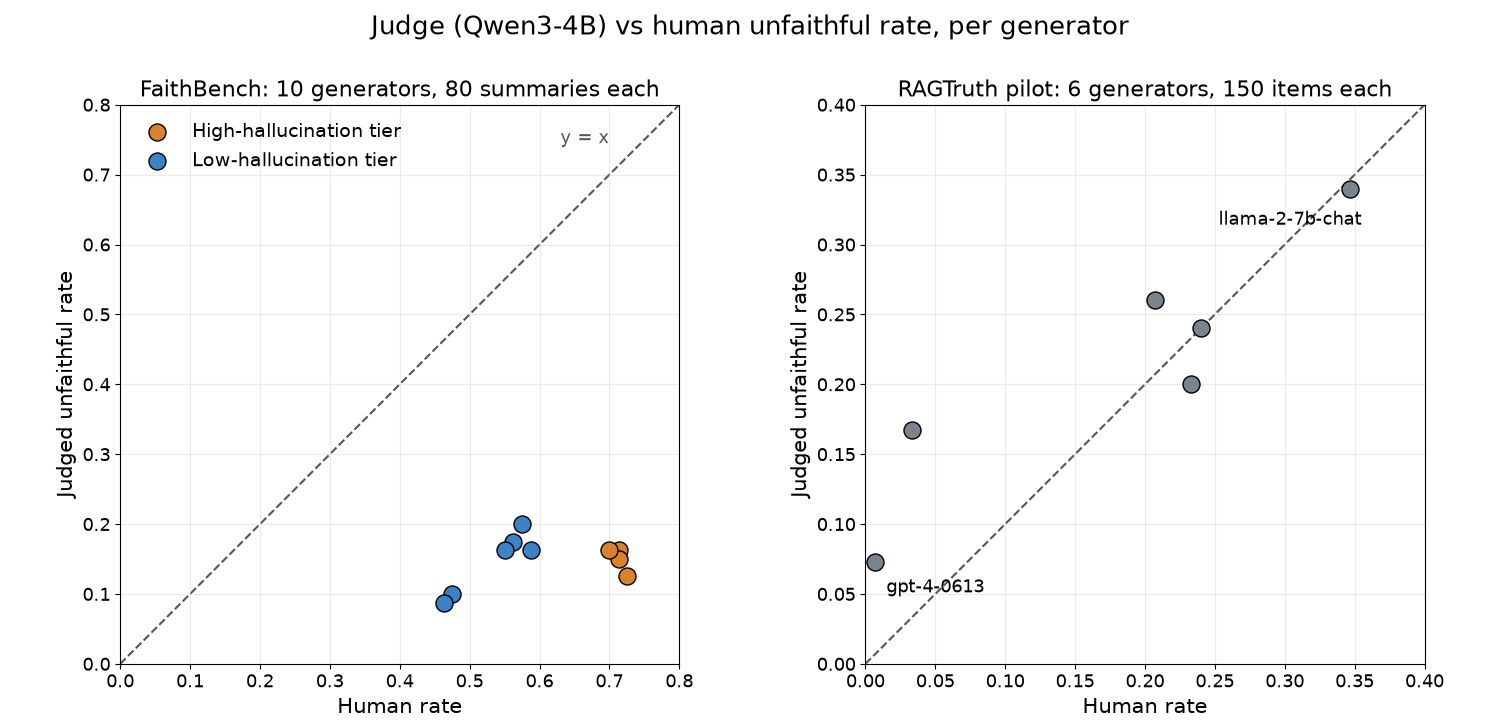

The Python source for this figure:
#!/usr/bin/env python3
"""Figure 1: judged unfaithful rate vs human rate. Reads only the committed tables in
report/B2.md (FaithBench, primary judge) and report/AB_B.md (RAGTruth pilot, primary judge).
Run from repo root: uv run --with matplotlib python figures/fig1.py"""
import re
import matplotlib
matplotlib.use("Agg")
import matplotlib.pyplot as plt

def primary_rows(path, header):
    """Rows of the first table after the first '## ' section header (the PRIMARY judge)."""
    sec = open(path).read().split("\n## ")[1]
    return [[c.strip() for c in l.strip("|").split("|")] for l in sec.splitlines()
            if l.startswith("| ") and not l.startswith("| " + header) and "---" not in l]

fb = [(r[0], r[1], float(r[2]), float(r[3])) for r in primary_rows("report/B2.md", "generator")]
rt = [(r[0], float(r[1]), float(r[2])) for r in primary_rows("report/AB_B.md", "generator")]
assert len(fb) == 10 and len(rt) == 6
assert {t for _, t, _, _ in fb} == {"High", "Low"} and sum(t == "High" for _, t, _, _ in fb) == 4
assert (min(u for *_, u in fb), max(u for *_, u in fb)) == (0.087, 0.2)    # fact sheet: 0.087-0.200
assert (min(h for _, _, h, _ in fb), max(h for _, _, h, _ in fb)) == (0.463, 0.725)

HI, LO, GR = "#D9822B", "#3D82C4", "#7A848D"   # W1 palette: orange, blue, grey
fig, (a, b) = plt.subplots(1, 2, figsize=(15, 7.2), dpi=100)
fig.suptitle("Judge (Qwen3-4B) vs human unfaithful rate, per generator", fontsize=19)

def panel(ax, lim, title):
    ax.plot([0, lim], [0, lim], "--", color="#555", lw=1.5, zorder=1)
    ax.set(xlim=(0, lim), ylim=(0, lim), aspect="equal", xlabel="Human rate", ylabel="Judged unfaithful rate")
    ax.set_title(title, fontsize=16)
    ax.xaxis.label.set_size(15); ax.yaxis.label.set_size(15); ax.tick_params(labelsize=13)
    ax.grid(alpha=.25)

panel(a, 0.8, "FaithBench: 10 generators, 80 summaries each")
for tier, col in (("High", HI), ("Low", LO)):
    p = [(h, u) for _, t, h, u in fb if t == tier]
    a.scatter(*zip(*p), s=150, color=col, edgecolor="k", zorder=3, label=f"{tier}-hallucination tier")
a.text(0.70, 0.745, "y = x", ha="right", fontsize=13, color="#555")
a.legend(loc="upper left", fontsize=14, frameon=False)

panel(b, 0.4, "RAGTruth pilot: 6 generators, 150 items each")
b.scatter([h for _, h, _ in rt], [u for *_, u in rt], s=150, color=GR, edgecolor="k", zorder=3)
for n, h, u in rt:
    if n in ("gpt-4-0613", "llama-2-7b-chat"):
        b.annotate(n, (h, u), xytext=(8, -22 if n.startswith("gpt") else -26), textcoords="offset points",
                   fontsize=13, ha="left" if n.startswith("gpt") else "right")
fig.tight_layout(rect=(0, 0, 1, 0.95))
for ext in ("png", "svg"):
    fig.savefig(f"figures/fig1.{ext}", dpi=100)
